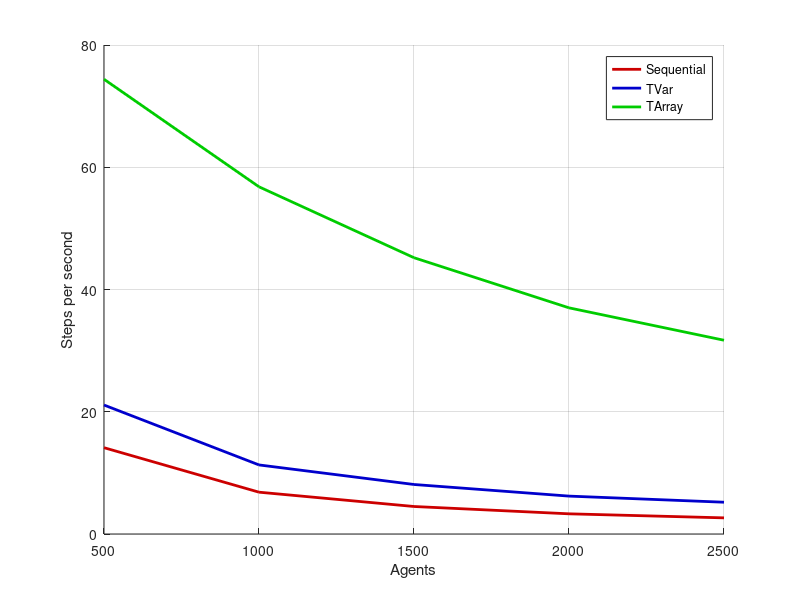

Write MATLAB code to recreate this figure.
sequential = [14.121, 6.841, 4.5, 3.302, 2.641];
tvar = [21.1, 11.3, 8.1, 6.2, 5.2];
tarray = [74.4, 56.8, 45.2, 37.0, 31.7];

agents = [500, 1000, 1500, 2000, 2500];

figure;
hold on;

plot(agents, sequential, 'Color', [0.8, 0.0, 0], 'LineWidth', 2);
plot(agents, tvar, 'Color', [0, 0, 0.8], 'LineWidth', 2);
plot(agents, tarray, 'Color', [0, 0.8, 0], 'LineWidth', 2);

legend ("Sequential", "TVar", "TArray");
xlabel ("Agents");
ylabel ("Steps per second");
grid on;
